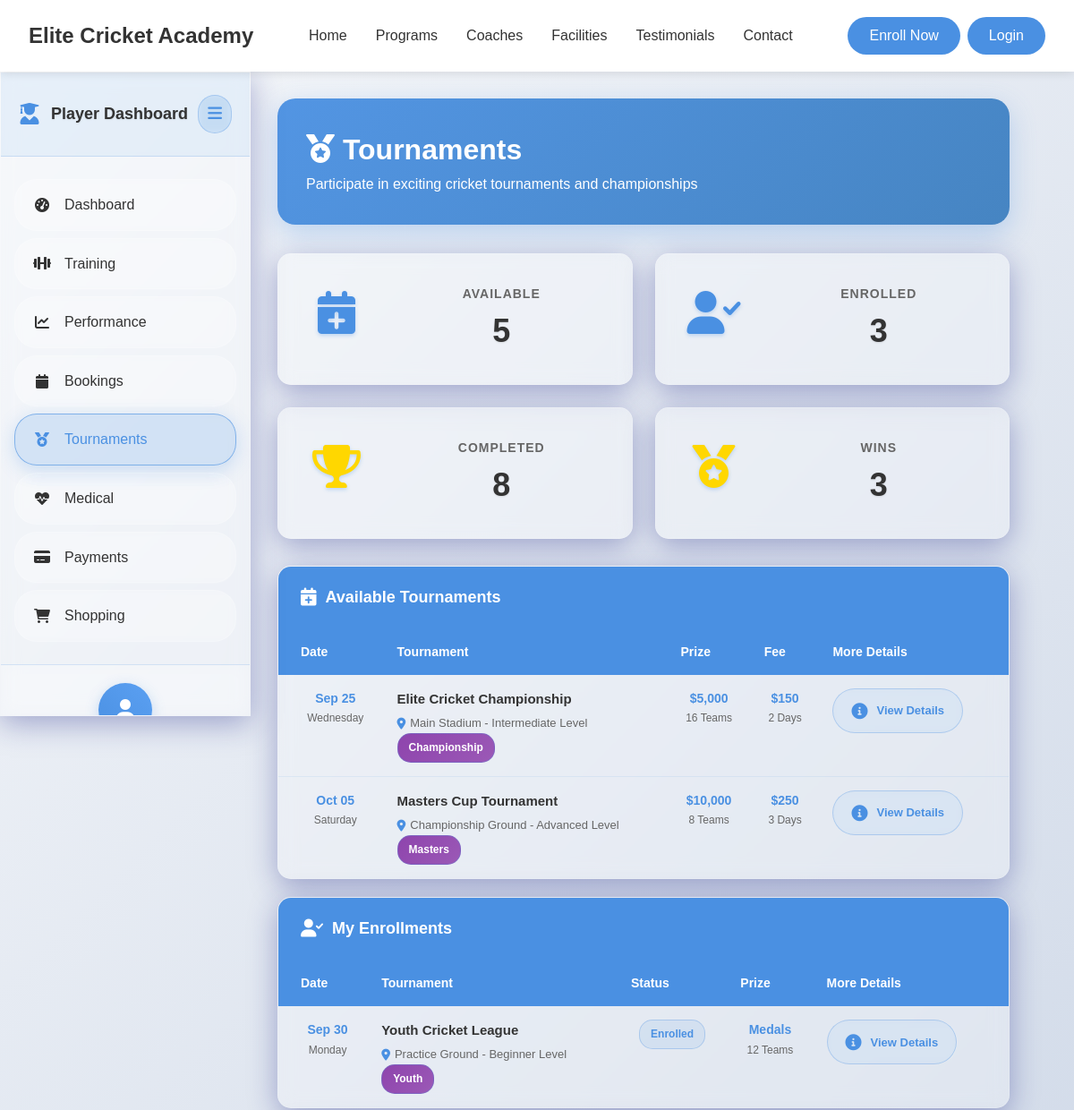
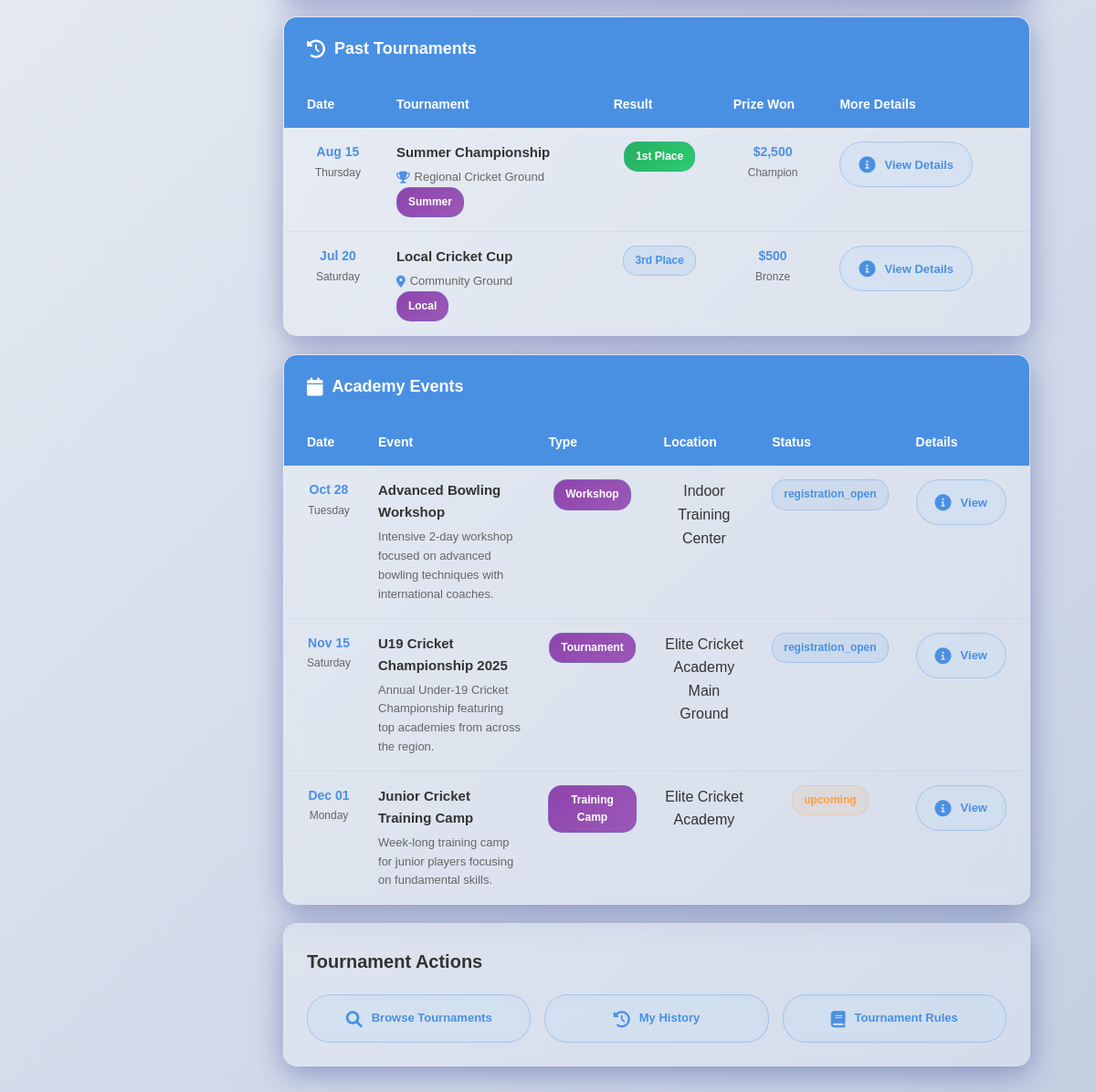
Page /player/tournaments on the committed database (2 pictures, top to bottom).
### tables this page shows
CREATE TABLE Event (
    EventID INT AUTO_INCREMENT PRIMARY KEY,
    Name VARCHAR(255) NOT NULL,
    
     
    Type ENUM(
        'Training Camp', 
        'Workshop', 
        'Seminar', 
        'Competition', 
        'Tournament', 
        'Match', 
        'Trial', 
        'Meeting', 
        'Other'
    ) DEFAULT NULL,
    
     
    Category ENUM(
        'junior', 
        'senior', 
        'youth', 
        'professional', 
        'recreational', 
        'academy'
    ) DEFAULT NULL,
    
    Description TEXT,
    
     
    StartDate DATETIME NOT NULL,
    EndDate DATETIME NOT NULL,
    
    Location VARCHAR(255),
    
     
    Status ENUM(
        'upcoming', 
        'registration_open', 
        'registration_closed', 
        'ongoing', 
        'completed', 
        'cancelled'
    ) DEFAULT 'upcoming',
    
     
    RegistrationStart DATETIME DEFAULT NULL,
    RegistrationEnd DATETIME DEFAULT NULL,
    
     
    PrimaryContact VARCHAR(255) DEFAULT NULL,
    ContactEmail VARCHAR(255) DEFAULT NULL,
    ContactPhone VARCHAR(20) DEFAULT NULL,
    
     
    MaxParticipants INT DEFAULT NULL,
    RegistrationFee DECIMAL(10,2) DEFAULT 0.00,
    
     
    INDEX idx_start_date (StartDate),
    INDEX idx_status (Status),
    INDEX idx_category (Category),
    INDEX idx_registration_start (RegistrationStart),
    INDEX idx_registration_end (RegistrationEnd),
    INDEX idx_contact_email (ContactEmail)
    
);

### app/views/player/tournaments.php (the view, shortened to what the rows shown need)
<?php require_once APPROOT . '/views/inc/components/header.php'; ?>
<link rel="stylesheet" href="<?php echo URLROOT; ?>/css/player/dashboard.css">
<link rel="stylesheet" href="<?php echo URLROOT; ?>/css/common/tournaments.css">
<link rel="stylesheet" href="<?php echo URLROOT; ?>/css/player/tournaments.css">
    <div class="player-layout">
        <div class="main-content">
            <div class="dashboard-header">
                <h1><i class="fas fa-medal"></i> Tournaments</h1>
            </div>
            <div class="schedule-card upcoming-schedule">
                <div class="card-header">
                    <div class="header-content">
                        <h2><i class="fas fa-calendar-plus"></i> Available Tournaments</h2>
                    </div>
                </div>
                <div class="card-content">
                    <table class="dashboard-table">
                        <thead>
                            <tr>
                                <th>Date</th>
                                <th>Tournament</th>
                                <th>Prize</th>
                                <th>Fee</th>
                                <th>More Details</th>
                            </tr>
                        </thead>
                    </table>
                </div>
            </div>
            <div class="schedule-card upcoming-schedule">
                <div class="card-header">
                    <div class="header-content">
                        <h2><i class="fas fa-user-check"></i> My Enrollments</h2>
                    </div>
                </div>
                <div class="card-content">
                    <table class="dashboard-table">
                        <thead>
                            <tr>
                                <th>Date</th>
                                <th>Tournament</th>
                                <th>Status</th>
                                <th>Prize</th>
                                <th>More Details</th>
                            </tr>
                        </thead>
                    </table>
                </div>
            </div>
            <div class="schedule-card upcoming-schedule">
                <div class="card-header">
                    <div class="header-content">
                        <h2><i class="fas fa-history"></i> Past Tournaments</h2>
                    </div>
                </div>
                <div class="card-content">
                    <table class="dashboard-table">
                        <thead>
                            <tr>
                                <th>Date</th>
                                <th>Tournament</th>
                                <th>Result</th>
                                <th>Prize Won</th>
                                <th>More Details</th>
                            </tr>
                        </thead>
                    </table>
                </div>
            </div>
            <div class="schedule-card upcoming-schedule">
                <div class="card-header">
                    <div class="header-content">
                        <h2><i class="fas fa-calendar"></i> Academy Events</h2>
                    </div>
                </div>
                <div class="card-content">
                    <table class="dashboard-table">
                        <thead>
                            <tr>
                                <th>Date</th>
                                <th>Event</th>
                                <th>Type</th>
                                <th>Location</th>
                                <th>Status</th>
                                <th>Details</th>
                            </tr>
                        </thead>
                        <tbody>
                            <?php if (!empty($data['academyEvents'])): ?>
                                <?php foreach ($data['academyEvents'] as $event): ?>
                                    <tr>
                                        <td style="text-align: center;">
                                            <div class="table-cell-primary">
                                                <?php echo date('M d', strtotime($event['event_date'])); ?>
                                            </div>
                                            <div class="table-cell-secondary">
                                                <?php echo date('l', strtotime($event['event_date'])); ?>
                                            </div>
                                        </td>
                                        <td>
                                            <div class="table-cell-title">
                                                <?php echo htmlspecialchars($event['title']); ?>
                                            </div>
                                            <div class="table-cell-details">
                                                <?php echo htmlspecialchars($event['description']); ?>
                                            </div>
                                        </td>
                                        <td style="text-align: center;">
                                            <span class="table-badge">
                                                <?php echo htmlspecialchars($event['Type']); ?>
                                            </span>
                                        </td>
                                        <td style="text-align: center;">
                                            <?php echo htmlspecialchars($event['location']); ?>
                                        </td>
                                        <td style="text-align: center;">
                                            <span class="table-badge status-<?php echo strtolower($event['Status']); ?>">
                                                <?php echo htmlspecialchars($event['Status']); ?>
                                            </span>
                                        </td>
                                        <td style="text-align: center;">
                                            <button class="action-btn" onclick="alert('Event details coming soon!')">
                                                <i class="fas fa-info-circle"></i> View
                                            </button>
                                        </td>
                                    </tr>
                                <?php endforeach; ?>
                            <?php else: ?>
                                <tr>
                                    <td colspan="6" style="text-align:center; color:#888;">No upcoming academy events found.</td>
                                </tr>
                            <?php endif; ?>
                        </tbody>
                    </table>
                </div>
            </div>
        </div>
    </div>
</body>
</html>

### rows in the picture
event: StartDate "Oct 28", StartDate "Tuesday", Name "Advanced Bowling Workshop", Description "Intensive 2-day workshop focused on advanced bowling techniques with international coaches.", Type "Workshop", Location "Indoor Training Center", Status "registration_open"
event: StartDate "Nov 15", StartDate "Saturday", Name "U19 Cricket Championship 2025", Description "Annual Under-19 Cricket Championship featuring top academies from across the region.", Type "Tournament", Location "Elite Cricket Academy Main Ground", Status "registration_open"
event: StartDate "Dec 01", StartDate "Monday", Name "Junior Cricket Training Camp", Description "Week-long training camp for junior players focusing on fundamental skills.", Type "Training Camp", Location "Elite Cricket Academy", Status "upcoming"
